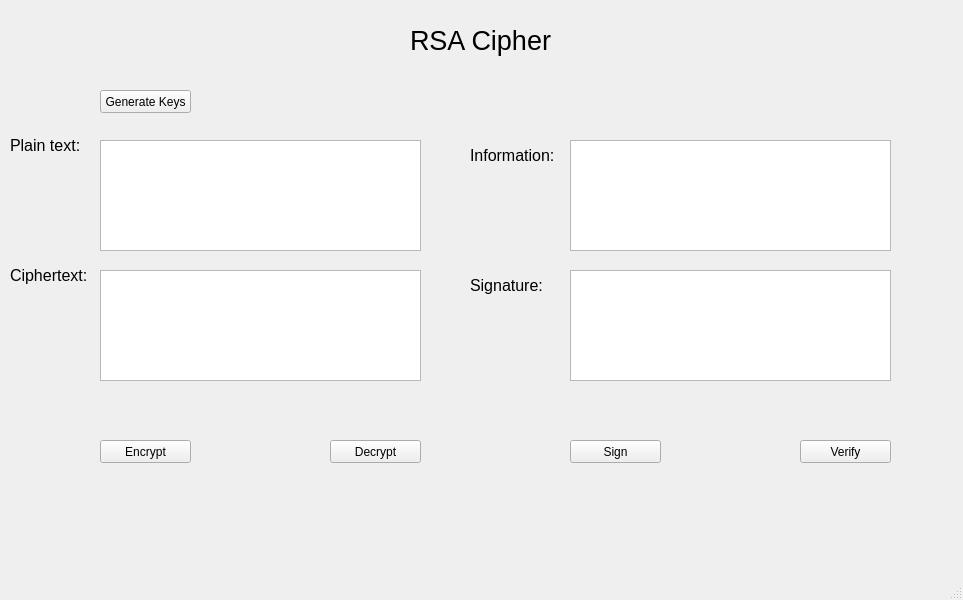
<?xml version="1.0" encoding="UTF-8"?>
<ui version="4.0">
 <class>MainWindow</class>
 <widget class="QMainWindow" name="MainWindow">
  <property name="geometry">
   <rect>
    <x>0</x>
    <y>0</y>
    <width>963</width>
    <height>600</height>
   </rect>
  </property>
  <property name="windowTitle">
   <string>MainWindow</string>
  </property>
  <widget class="QWidget" name="centralwidget">
   <widget class="QLabel" name="label">
    <property name="geometry">
     <rect>
      <x>410</x>
      <y>20</y>
      <width>141</width>
      <height>41</height>
     </rect>
    </property>
    <property name="font">
     <font>
      <pointsize>20</pointsize>
     </font>
    </property>
    <property name="text">
     <string>RSA Cipher</string>
    </property>
   </widget>
   <widget class="QLabel" name="label_2">
    <property name="geometry">
     <rect>
      <x>10</x>
      <y>130</y>
      <width>81</width>
      <height>31</height>
     </rect>
    </property>
    <property name="font">
     <font>
      <pointsize>12</pointsize>
     </font>
    </property>
    <property name="text">
     <string>Plain text:</string>
    </property>
   </widget>
   <widget class="QTextEdit" name="txt_plaintext">
    <property name="geometry">
     <rect>
      <x>100</x>
      <y>140</y>
      <width>321</width>
      <height>111</height>
     </rect>
    </property>
   </widget>
   <widget class="QLabel" name="label_3">
    <property name="geometry">
     <rect>
      <x>10</x>
      <y>260</y>
      <width>81</width>
      <height>31</height>
     </rect>
    </property>
    <property name="font">
     <font>
      <pointsize>12</pointsize>
     </font>
    </property>
    <property name="text">
     <string>Ciphertext:</string>
    </property>
   </widget>
   <widget class="QTextEdit" name="txt_ciphertext">
    <property name="geometry">
     <rect>
      <x>100</x>
      <y>270</y>
      <width>321</width>
      <height>111</height>
     </rect>
    </property>
   </widget>
   <widget class="QLabel" name="label_4">
    <property name="geometry">
     <rect>
      <x>470</x>
      <y>140</y>
      <width>91</width>
      <height>31</height>
     </rect>
    </property>
    <property name="font">
     <font>
      <pointsize>12</pointsize>
     </font>
    </property>
    <property name="text">
     <string>Information:</string>
    </property>
   </widget>
   <widget class="QTextEdit" name="txtinfomation">
    <property name="geometry">
     <rect>
      <x>570</x>
      <y>140</y>
      <width>321</width>
      <height>111</height>
     </rect>
    </property>
   </widget>
   <widget class="QLabel" name="label_5">
    <property name="geometry">
     <rect>
      <x>470</x>
      <y>270</y>
      <width>91</width>
      <height>31</height>
     </rect>
    </property>
    <property name="font">
     <font>
      <pointsize>12</pointsize>
     </font>
    </property>
    <property name="text">
     <string>Signature:</string>
    </property>
   </widget>
   <widget class="QTextEdit" name="txt_signature">
    <property name="geometry">
     <rect>
      <x>570</x>
      <y>270</y>
      <width>321</width>
      <height>111</height>
     </rect>
    </property>
   </widget>
   <widget class="QPushButton" name="btn_gen">
    <property name="geometry">
     <rect>
      <x>100</x>
      <y>90</y>
      <width>91</width>
      <height>23</height>
     </rect>
    </property>
    <property name="text">
     <string>Generate Keys</string>
    </property>
   </widget>
   <widget class="QPushButton" name="btn_en">
    <property name="geometry">
     <rect>
      <x>100</x>
      <y>440</y>
      <width>91</width>
      <height>23</height>
     </rect>
    </property>
    <property name="text">
     <string>Encrypt</string>
    </property>
   </widget>
   <widget class="QPushButton" name="btn_de">
    <property name="geometry">
     <rect>
      <x>330</x>
      <y>440</y>
      <width>91</width>
      <height>23</height>
     </rect>
    </property>
    <property name="text">
     <string>Decrypt</string>
    </property>
   </widget>
   <widget class="QPushButton" name="btn_sig">
    <property name="geometry">
     <rect>
      <x>570</x>
      <y>440</y>
      <width>91</width>
      <height>23</height>
     </rect>
    </property>
    <property name="text">
     <string>Sign</string>
    </property>
   </widget>
   <widget class="QPushButton" name="btn_ver">
    <property name="geometry">
     <rect>
      <x>800</x>
      <y>440</y>
      <width>91</width>
      <height>23</height>
     </rect>
    </property>
    <property name="text">
     <string>Verify</string>
    </property>
   </widget>
  </widget>
  <widget class="QMenuBar" name="menubar">
   <property name="geometry">
    <rect>
     <x>0</x>
     <y>0</y>
     <width>963</width>
     <height>21</height>
    </rect>
   </property>
  </widget>
  <widget class="QStatusBar" name="statusbar"/>
 </widget>
 <resources/>
 <connections/>
</ui>
